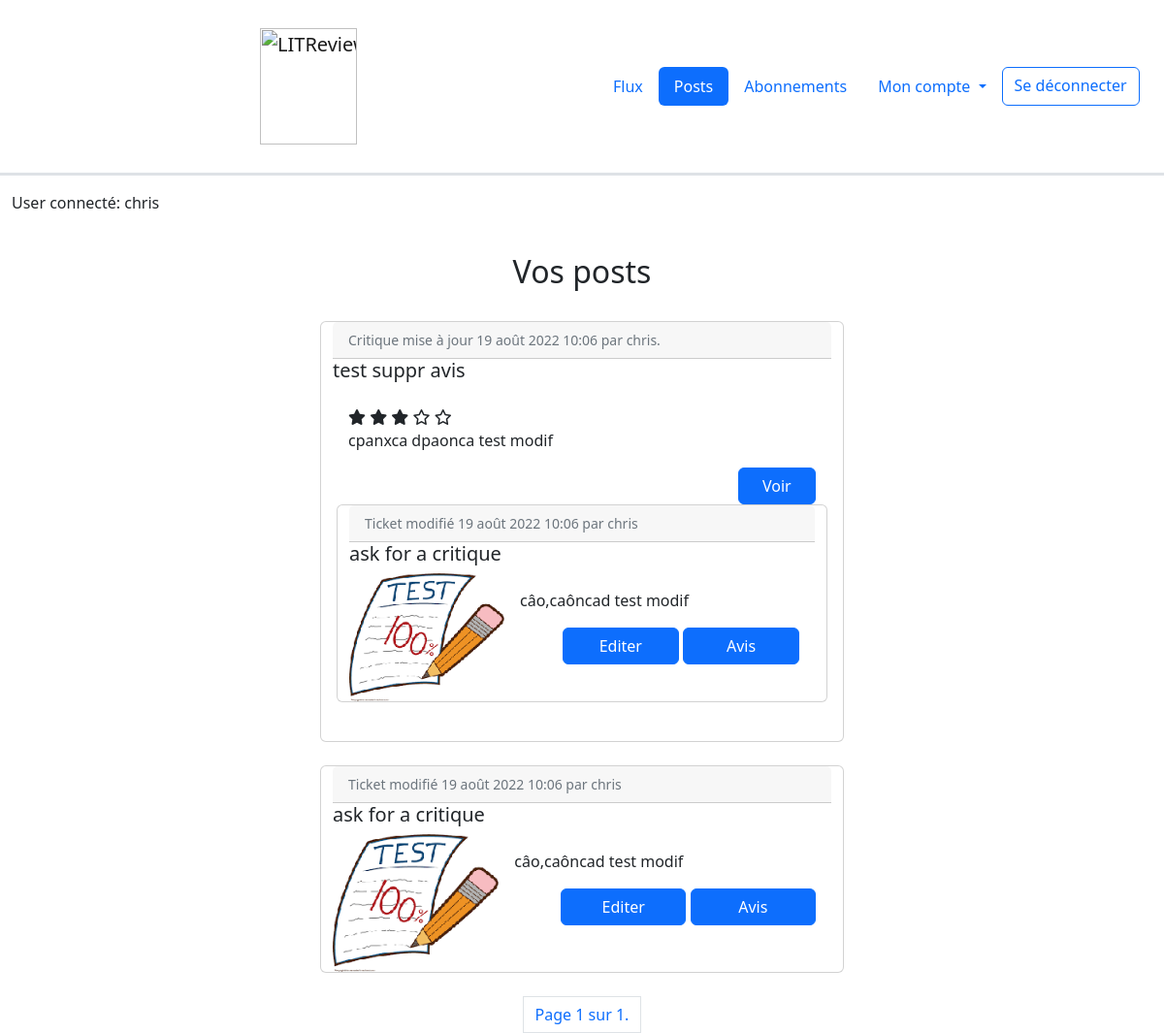
The page /posts/ (signed in) on the database as committed earlier.
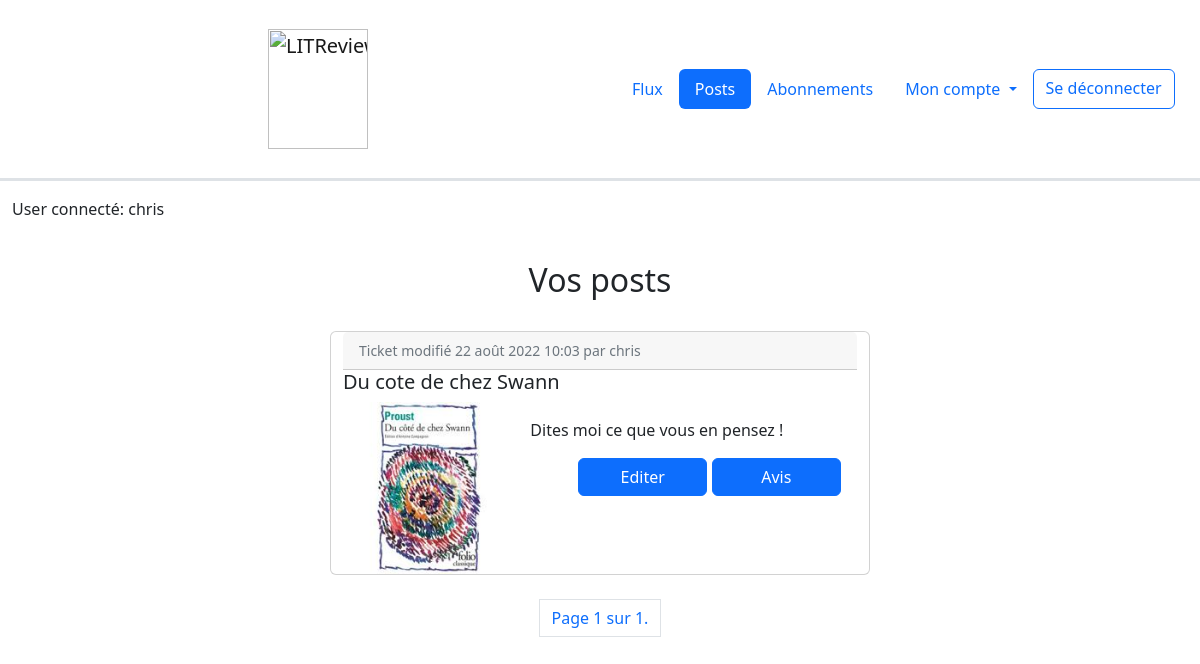
The same page on the database as committed later.
### reviews/models.py (models this page shows, shortened)
class Review(models.Model):
    class Rating(models.IntegerChoices):
        ZERO = 0
        ONE = 1
        TWO = 2
        THREE = 3
        FOUR = 4
        FIVE = 5
    ticket = models.ForeignKey(Ticket, on_delete=models.CASCADE)
    headline = models.fields.CharField(max_length=128)
    body = models.fields.TextField(max_length=8192, blank=True)
    rating = models.fields.IntegerField(choices=Rating.choices, default=0)
    time_created = models.DateTimeField(timezone.now)
    last_edited = models.DateTimeField(timezone.now, null=True)
    user = models.ForeignKey(settings.AUTH_USER_MODEL, on_delete=models.CASCADE)

class Ticket(models.Model):
    title = models.fields.CharField(max_length=128)
    description = models.fields.TextField(max_length=2048, blank=True)
    image = models.ImageField(null=True, blank=True)
    time_created = models.DateTimeField(default=timezone.now)
    last_edited = models.DateTimeField(default=timezone.now, null=True)
    user = models.ForeignKey(settings.AUTH_USER_MODEL, null=True, on_delete=models.CASCADE)
    IMAGE_MAX_SIZE = (200, 200)

### authentication/models.py (models this page shows)
class User(AbstractUser):
    follows = models.ManyToManyField(
        'self',
        symmetrical=False,
        verbose_name='Utilisateurs suivis: ',
        through='UserFollows',
        related_name='followed_users'
    )
    followers = models.ManyToManyField(
        'self',
        symmetrical=False,
        verbose_name='Utilisateurs abonnés: ',
        through='UserFollowing',
        related_name='followed_by'
    )

### reviews/views.py (the view)
# urls.py: path('posts/', reviews.views.posts, name='posts')
@login_required
def posts(request):
    tickets = Ticket.objects.filter(Q(user=request.user))
    reviews = Review.objects.filter(Q(user=request.user))
    posts = sorted(
        chain(tickets, reviews),
        key=lambda instance: instance.time_created,
        reverse=True
    )
    paginator = Paginator(posts, 5)
    page_number = request.GET.get('page')
    page_obj = paginator.get_page(page_number)
    context = {'posts': posts, 'page_obj': page_obj}
    return render(request, 'reviews/posts.html', context=context)

### reviews/templatetags/review_tag.py (called while the page is built)
@register.filter
def model_type(value):
    return type(value).__name__

### reviews/templates/reviews/posts.html (shortened to what this page needs)
{% extends 'base.html' %}
{% load review_tag %}
{% block content %}
<div class="container-fluid">
    <div class="row text-center mb-4 ">
        <h2 class="mt-4">Vos posts</h2>
    </div>
    <div class="grid-container">
        {% for instance in posts %}
            {% if instance|model_type == 'Ticket' %}
                {% include 'reviews/partials/ticket_snippet.html' with ticket=instance %}
            {% elif instance|model_type == 'Review' %}
                {% include 'reviews/partials/review_snippet_with_ticket.html' with review=instance %}
            {% endif %}
        {% endfor %}
    </div>
    <span class="pagination justify-content-center">
        <span class="page-item page-link">
            Page {{ page_obj.number }} sur {{ page_obj.paginator.num_pages }}.
        </span>
    </span>
</div>
{% endblock content %}

### reviews/templates/reviews/partials/ticket_snippet.html
{% load review_tag %}
<div class="container-fluid">
    <div class="row justify-content-center">
        <div class="card mb-4" style="max-width: 540px;">
          <div class="row g-0">
              <p class="card-header"><small class="text-muted">Ticket modifié {{ ticket.last_edited }}
                    par {{ ticket.user}}</small></p>
              <h5 class="card-title">{{ ticket.title }}</h5>
              {% if ticket.image %}
                <div class="col-md-4">
                  <img class="img-fluid rounded-start" src="{{ ticket.image.url }}">
                </div>
              {% endif %}
              <div class="card-body col-md-8">
                    <p class="card-text">{{ ticket.description }}</p>
                    <div class="text-end">
                        {% if request.user == ticket.user %}
                          <a class="btn btn-primary col-5" href="{% url 'view_ticket' ticket.id %}">Editer</a>
                        {% endif %}
                        <a class="btn btn-primary col-5" href="{% url 'review' ticket.id %}">Avis</a>
                    </div>
              </div>
          </div>
        </div>
    </div>
</div>

### reviews/templates/reviews/partials/review_snippet_with_ticket.html
{% load review_tag %}
<div class="container-fluid">
    <div class="row justify-content-center">
        <div class="card mb-4" style="max-width: 540px;">
          <div class="row g-0">
              <p class="card-header"><small class="text-muted">
                {% if review.last_edited %}
                    Critique mise à jour {{ review.last_edited }} par {{ review.user }}.
                {% else %}
                    Critique publiée le {{ review.time_created }} par {{ review.user }}.
                {% endif %}</small></p>
            <h5 class="card-title">{{ review.headline }}</h5>
            <div class="post card-body col-md-8">
                {% if review.rating == 0 %}
                    <i class="fa-regular fa-star"></i>
                    <i class="fa-regular fa-star"></i>
                    <i class="fa-regular fa-star"></i>
                    <i class="fa-regular fa-star"></i>
                    <i class="fa-regular fa-star"></i>
                {% elif review.rating == 1 %}
                    <i class="fa-solid fa-star"></i>
                    <i class="fa-regular fa-star"></i>
                    <i class="fa-regular fa-star"></i>
                    <i class="fa-regular fa-star"></i>
                    <i class="fa-regular fa-star"></i>
                {% elif review.rating == 2 %}
                    <i class="fa-solid fa-star"></i>
                    <i class="fa-solid fa-star"></i>
                    <i class="fa-regular fa-star"></i>
                    <i class="fa-regular fa-star"></i>
                    <i class="fa-regular fa-star"></i>
                {% elif review.rating == 3 %}
                    <i class="fa-solid fa-star"></i>
                    <i class="fa-solid fa-star"></i>
                    <i class="fa-solid fa-star"></i>
                    <i class="fa-regular fa-star"></i>
                    <i class="fa-regular fa-star"></i>
                {% elif review.rating == 4 %}
                    <i class="fa-solid fa-star"></i>
                    <i class="fa-solid fa-star"></i>
                    <i class="fa-solid fa-star"></i>
                    <i class="fa-solid fa-star"></i>
                    <i class="fa-regular fa-star"></i>
                {% elif review.rating == 5 %}
                    <i class="fa-solid fa-star"></i>
                    <i class="fa-solid fa-star"></i>
                    <i class="fa-solid fa-star"></i>
                    <i class="fa-solid fa-star"></i>
                    <i class="fa-solid fa-star"></i>
                {% endif %}
                <p class="card-text">{{ review.body }}</p>
                <div class="text-end">
                    <a class="btn btn-primary col-2" href="{% url 'view_review' review.id %}">Voir</a>
                </div>
                <div class="row">
                   {% include 'reviews/partials/ticket_snippet.html' with ticket=review.ticket %}
                </div>
            </div>
          </div>
        </div>
    </div>
</div>

Rows that differ between the two databases and show on the page:
removed Review: last_edited "19 août 2022 10:06", user "chris", headline "test suppr avis", rating 3 (drawn), body "cpanxca dpaonca test modif", image (picture)
removed Ticket: last_edited "19 août 2022 10:06", user "chris", title "ask for a critique", description "câo,caôncad test modif", image (picture), shows "Editer"
added Ticket: last_edited "22 août 2022 10:03", user "chris", title "Du cote de chez Swann", image (picture), description "Dites moi ce que vous en pensez !", shows "Editer"
